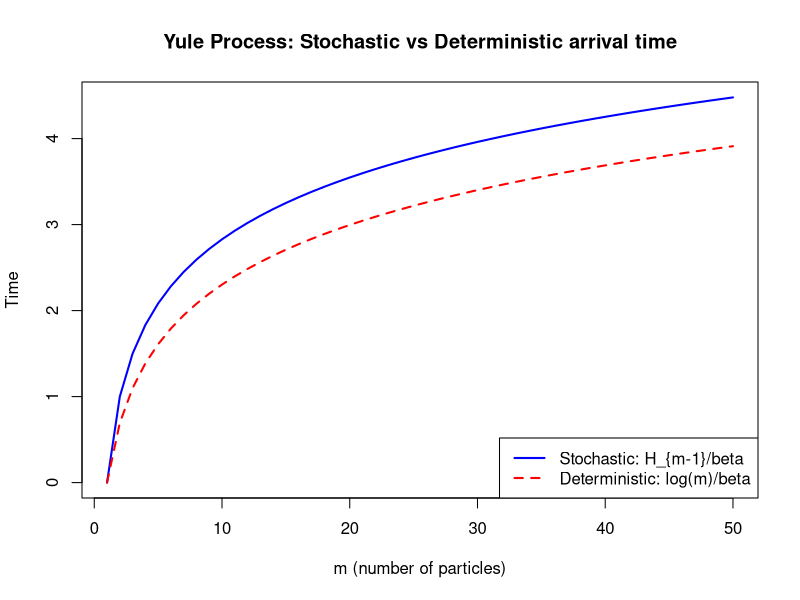

Write the R code that produced this figure.
## ---- chunk 1
set.seed(123)

# Parameters
alpha <- 1
beta <- 1
L <- 20
N <- 1000

# Function to simulate one delivery time
simulate_delivery <- function(alpha, beta, L) {
  i <- 0
  t <- 0
  while (i < L) {
    if (i == 0) {
      # Reflecting boundary: can only move forward
      rate <- alpha
      t <- t + rexp(1, rate)
      i <- i + 1
    } else {
      # Interior: move forward or backward
      rate <- alpha + beta
      t <- t + rexp(1, rate)
      if (runif(1) < alpha / (alpha + beta)) {
        i <- i + 1
      } else {
        i <- i - 1
      }
    }
  }
  return(t)
}

# Run N simulations
times <- replicate(N, simulate_delivery(alpha, beta, L))

# Results
cat("Simulated mean m0:  ", mean(times), "\n")
cat("Theoretical m0:     ", L*(L+1)/(2*alpha), "\n")
cat("Simulated variance: ", var(times), "\n")
## ---- chunk 2
# Parameters
beta <- 1
m_vals <- 1:50

# Stochastic: E[tau_m] = H_{m-1} / beta
H <- cumsum(1/(1:(max(m_vals)-1)))
stochastic <- c(0, H) / beta

# Deterministic: log(m) / beta
deterministic <- log(m_vals) / beta

# Plot
plot(m_vals, stochastic, type = "l", col = "blue", lwd = 2,
     xlab = "m (number of particles)",
     ylab = "Time",
     main = "Yule Process: Stochastic vs Deterministic arrival time")
lines(m_vals, deterministic, col = "red", lwd = 2, lty = 2)
legend("bottomright", legend = c("Stochastic: H_{m-1}/beta", "Deterministic: log(m)/beta"),
       col = c("blue", "red"), lwd = 2, lty = c(1, 2))
